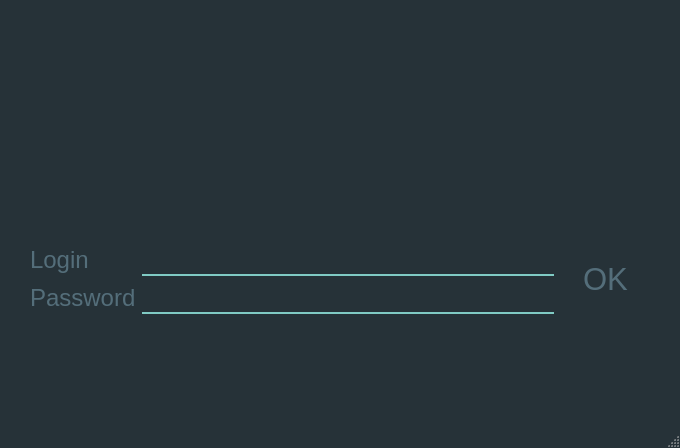
<?xml version="1.0" encoding="UTF-8"?>
<ui version="4.0">
 <class>MainWindow</class>
 <widget class="QMainWindow" name="MainWindow">
  <property name="geometry">
   <rect>
    <x>0</x>
    <y>0</y>
    <width>680</width>
    <height>448</height>
   </rect>
  </property>
  <property name="sizePolicy">
   <sizepolicy hsizetype="Fixed" vsizetype="Fixed">
    <horstretch>0</horstretch>
    <verstretch>0</verstretch>
   </sizepolicy>
  </property>
  <property name="font">
   <font>
    <family>Roboto</family>
    <pointsize>18</pointsize>
   </font>
  </property>
  <property name="windowTitle">
   <string>MainWindow</string>
  </property>
  <property name="windowIcon">
   <iconset resource="../../resources/images.qrc">
    <normaloff>:/images/icon.png</normaloff>:/images/icon.png</iconset>
  </property>
  <property name="autoFillBackground">
   <bool>false</bool>
  </property>
  <property name="styleSheet">
   <string notr="true">QWidget:window {					/* Borders around the code editor and debug window */
	border: 0px solid #263238;
	background-color: #263238;
}

QToolTip {
	background-color: #80CBC4;
	color: black;
    padding: 5px;
    border-radius: 0;
    opacity: 200;
}

/* ==================== Dialog ==================== */
QLabel {
	background: transparent;
	color: #CFD8DC;				/* Not sure about this one */
}

QDialog, QListView {
	background-color: #263238;
	color: #546E7A;
	outline: 0;
	border: 2px solid transparent;
}

QListView::item:hover {
	color: #AFBDC4;
	background: transparent;
}


QListView::item:selected {
	color: #ffffff;
	background: transparent;
}

/* === QTabBar === */
QTabBar {
	background: #263238;
}

QTabWidget::pane {
	background: transparent;	/* Only at the very bottom of the tabs */
}

QTabBar::tab {
	background: transparent;
	border: 0px solid transparent;
	border-bottom: 2px solid transparent;
	color: #546E7A;
	padding-left: 10px;
	padding-right: 10px;
	padding-top: 3px;
	padding-bottom: 3px;
}

QTabBar::tab:hover {
	background-color: transparent;
	border: 0px solid transparent;
	border-bottom: 2px solid #80CBC4;
	color: #AFBDC4;
}

QTabBar::tab:selected {
	background-color: transparent;
	border: 0px solid transparent;
	border-top: none;
	border-bottom: 2px solid #80CBC4;
	color: #FFFFFF;
}

QStackedWidget {
	background: #263238;	/* This covers a bunch of things, I was thinking about making it transparent, */
							/* but I would have to find all the other elements... but QTabWidget::pane may be it */
}


/* === QGroupBox === */
QGroupBox {
    border: 1px solid transparent;
    margin-top: 1em;
}

QGroupBox::title {
	color: #80CBC4;
    subcontrol-origin: margin;
    left: 6px;
    padding: 0 3px 0 3px;
}

QComboBox {
	color: #546E7A;
	background-color: transparent;
	selection-background-color: transparent;
	outline: 0;
}

QComboBox QAbstractItemView
{    
    selection-background-color: transparent;
	outline: 0;
}

/* === QCheckBox === */
QCheckBox, QRadioButton {
	color: #AFBDC4;
}

QCheckBox::indicator::unchecked  {
	background-color: #263238;
	border: 1px solid #536D79;
}

QRadioButton::indicator::unchecked {
	background-color: #263238;
	border: 1px solid #536D79;
	border-radius: 4px;
}

QCheckBox::indicator::checked, QTreeView::indicator::checked {
	background-color: qradialgradient(cx:0.5, cy:0.5, fx:0.25, fy:0.15, radius:0.3, stop:0 #80CBC4, stop:1 #263238);
	border: 1px solid #536D79;
}

QRadioButton::indicator::checked {
	background-color: qradialgradient(cx:0.5, cy:0.5, fx:0.25, fy:0.15, radius:0.3, stop:0 #80CBC4, stop:1 #263238);
	border: 1px solid #536D79;
	border-radius: 4px;
}

QCheckBox::indicator:disabled, QRadioButton::indicator:disabled, QTreeView::indicator:disabled {
	background-color: #444444;			/* Not sure what this looks like */
}

QCheckBox::indicator::checked:disabled, QRadioButton::indicator::checked:disabled, QTreeView::indicator::checked:disabled {  
	background-color: qradialgradient(cx:0.5, cy:0.5, fx:0.25, fy:0.15, radius:0.3, stop:0 #BBBBBB, stop:1 #444444); /* Not sure what this looks like */
}

QTreeView {
	background-color: transparent;
	color: #546E7A;
	outline: 0;
	border: 0;
}

QTreeView::item:hover {
	background-color: transparent;
	color: #AFBDC4;
}

QTreeView::item:selected {
	background-color: transparent;
	color: #FFFFFF;
}

QTreeView QHeaderView:section {
	background-color: #263238;
	color: #CFD8DC;
	border: 0;
}

QTreeView::indicator:checked {
	background-color: qradialgradient(cx:0.5, cy:0.5, fx:0.25, fy:0.15, radius:0.3, stop:0 #80CBC4, stop:1 #263238);
	border: 1px solid #536D79;
	selection-background-color: transparent;
}

QTreeView::indicator:unchecked {			/* This and the one above style the checkbox in the Options -&gt; Keyboard */
	background-color: #263238;				/* This is still a hover over in blue I can't get rid of */
	border: 1px solid #536D79;
	selection-background-color: transparent;
}

/*QTreeView QScrollBar {
	background-color: #263238
}*/

QTreeView::branch {
	/* Skip - applies to everything */
}

QTreeView::branch:has-siblings:adjoins-item {
	/* Skip - files */
}

QTreeView::branch:has-siblings:!adjoins-item {
	/* Skip - applies to almost all on the left side */
}

QTreeView::branch:closed:has-children:has-siblings {
	background: url('./images/rightarrowgray.png') center center no-repeat;
}

QTreeView::branch:has-children:!has-siblings:closed {
	background: url('./images/rightarrowgray.png') center center no-repeat;
}

QTreeView::branch:!has-children:!has-siblings:adjoins-item {
	/* Skip - files */
}

QTreeView::branch:open:has-children:has-siblings {
	background: url('./images/downarrowgray.png') center center no-repeat;
}

QTreeView::branch:open:has-children:!has-siblings {
	background: url('./images/downarrowgray.png') center center no-repeat;
}

/* === QScrollBar:horizontal === */
QScrollBar:horizontal {
	background: #263238;				/* Background where slider is not */
	height: 10px;
	margin: 0;
}

QScrollBar:vertical {
	background: #263238;				/* Background where slider is not */
	width: 10px;
	margin: 0;
}

QScrollBar::handle:horizontal {
    background: #37474F;					/* Slider color */
    min-width: 16px;
	border-radius: 5px;
}

QScrollBar::handle:vertical {
    background: #37474F;					/* Slider color */
    min-height: 16px;
	border-radius: 5px;
}

QScrollBar::add-page:horizontal, QScrollBar::sub-page:horizontal,
QScrollBar::add-page:vertical, QScrollBar::sub-page:vertical {
	background: none;												/* Removes the dotted background */
}

QScrollBar::add-line:horizontal, QScrollBar::sub-line:horizontal,
QScrollBar::add-line:vertical, QScrollBar::sub-line:vertical {	/* Hides the slider arrows */
      border: none;
      background: none;
}

QPushButton {
	background-color: transparent;
	color: #546E7A;
	border: 1px solid transparent;
	padding: 4px 22px;
}

QPushButton:hover {
	color: #AFBDC4;
}

QPushButton:pressed {
	color: #FFFFFF;
}

QLineEdit {
	background: transparent;
	border: 1px solid transparent;
	border-top: none;
	border-bottom: 2px solid #80CBC4;
	color: #546E7A;
}

QSpinBox {
	background: transparent;
	border: 1px solid transparent;
	color: #546E7A;
}

/*****************************************************************************
Main Screen
*****************************************************************************/
QTreeView {
	background-color: #263238;
}

QMenu {
	background-color: #263238;		/* File Menu Background color */
	color: #546E7A;
}

QMenu::item:selected {
	color: #AFBDC4;
}

QMenu::item:pressed {
	color: #FFFFFF;
}

QMenu::separator {
	height: 1px;
	background: transparent;			/* Could change this to #546E7A and reduce the margin top and bottom to 1px */
	margin-left: 10px;
	margin-right: 10px;
	margin-top: 5px;
	margin-bottom: 5px;
}

/* === QMenuBar === */
QMenuBar {
	background-color: #263238;
	color: #546E7A;
}

QMenuBar::item {
	background: transparent;
}

QMenuBar::item:disabled {
	color: gray;
}

QMenuBar::item:selected {
	color: #AFBDC4;
}

QMenuBar::item:pressed {
	color: #FFFFFF;
}

QToolBar {
	background: #263238;
	border: 1px solid transparent;
}

QToolBar:handle {
	background: transparent;
	border-left: 2px dotted #80CBC4;	/* Fix the 4 handle dots so it doesn't look crappy */
	color: transparent;
}

QToolBar::separator {
	border: 0;
}

/* === QToolButton === */
QToolButton:hover, QToolButton:pressed {
	background-color: transparent;
}

QToolButton::menu-button {
	background: url('./images/downarrowgray.png') center center no-repeat;
	background-color: #263238;												/* This needs to be set to ensure the other brown arrows don't show */
}

QToolButton::menu-button:hover, QToolButton::menu-button:pressed {
	background-color: #263238;
}

QStatusBar {
	background-color: #263238;
}

QLabel {
	color: #546E7A;		/* Text at the bottom right corner of the screen */
}

QToolButton {	/* I don't like how the items depress */
	color: #546E7A;
}

QToolButton:hover, QToolButton:pressed, QToolButton:checked {
	background-color: #263238;
}

QToolButton:hover {
	color: #AFBDC4;

}

QToolButton:checked, QToolButton:pressed {
	color: #FFFFFF;
}


QToolButton {
	border: 1px solid transparent;
	margin: 1px;
}

QToolButton:hover {
	background-color: transparent;				/* I don't like how the down arrows in the top menu bar move down when clicked */
	border: 1px solid transparent;
}

QToolButton[popupMode=&quot;1&quot;] { /* only for MenuButtonPopup */
	padding-right: 20px; /* make way for the popup button */
}

QToolButton::menu-button {
	border-left: 1px solid transparent;
	background: transparent;
    width: 16px;
}

QToolButton::menu-button:hover {
	border-left: 1px solid transparent;
	background: transparent;
    width: 16px;
}

QStatusBar::item {
	color: #546E7A;
	background-color: #263238;
}

QAbstractScrollArea  {	/* Borders around the code editor and debug window */
	border: 0;
}

/*****************************************************************************
Play around with these settings
*****************************************************************************/

/* Force the dialog's buttons to follow the Windows guidelines. */
QDialogButtonBox {
    button-layout: 0;
}

QTabWidget::tab-bar {
	left: 0px; /* Test this out on OS X, it will affect the tabs in the Options Dialog, on OS X they are centered */
}</string>
  </property>
  <property name="tabShape">
   <enum>QTabWidget::Triangular</enum>
  </property>
  <widget class="QWidget" name="centralwidget">
   <widget class="QWidget" name="gridLayoutWidget">
    <property name="geometry">
     <rect>
      <x>30</x>
      <y>30</y>
      <width>621</width>
      <height>381</height>
     </rect>
    </property>
    <layout class="QGridLayout" name="gridLayout">
     <item row="0" column="0">
      <layout class="QVBoxLayout" name="verticalLayout">
       <item>
        <spacer name="verticalSpacer">
         <property name="orientation">
          <enum>Qt::Vertical</enum>
         </property>
         <property name="sizeHint" stdset="0">
          <size>
           <width>20</width>
           <height>40</height>
          </size>
         </property>
        </spacer>
       </item>
       <item>
        <widget class="QLabel" name="label_4">
         <property name="layoutDirection">
          <enum>Qt::LeftToRight</enum>
         </property>
         <property name="text">
          <string>&lt;html&gt;&lt;head/&gt;&lt;body&gt;&lt;p&gt;&lt;img src=&quot;:/images/icon.png&quot;/&gt;&lt;/p&gt;&lt;/body&gt;&lt;/html&gt;</string>
         </property>
         <property name="alignment">
          <set>Qt::AlignCenter</set>
         </property>
        </widget>
       </item>
       <item>
        <spacer name="verticalSpacer_3">
         <property name="orientation">
          <enum>Qt::Vertical</enum>
         </property>
         <property name="sizeHint" stdset="0">
          <size>
           <width>20</width>
           <height>40</height>
          </size>
         </property>
        </spacer>
       </item>
       <item>
        <layout class="QHBoxLayout" name="horizontalLayout">
         <item>
          <layout class="QVBoxLayout" name="verticalLayout_3">
           <item>
            <widget class="QLabel" name="label_2">
             <property name="font">
              <font>
               <pointsize>18</pointsize>
              </font>
             </property>
             <property name="text">
              <string>Login</string>
             </property>
            </widget>
           </item>
           <item>
            <widget class="QLabel" name="label_3">
             <property name="font">
              <font>
               <pointsize>18</pointsize>
              </font>
             </property>
             <property name="text">
              <string>Password</string>
             </property>
            </widget>
           </item>
          </layout>
         </item>
         <item>
          <layout class="QVBoxLayout" name="verticalLayout_2">
           <item>
            <widget class="QLineEdit" name="lineEdit">
             <property name="font">
              <font>
               <pointsize>18</pointsize>
              </font>
             </property>
            </widget>
           </item>
           <item>
            <widget class="QLineEdit" name="lineEdit_2">
             <property name="font">
              <font>
               <pointsize>18</pointsize>
              </font>
             </property>
             <property name="echoMode">
              <enum>QLineEdit::Password</enum>
             </property>
            </widget>
           </item>
          </layout>
         </item>
         <item>
          <widget class="QPushButton" name="pushButton">
           <property name="font">
            <font>
             <pointsize>23</pointsize>
            </font>
           </property>
           <property name="text">
            <string>OK</string>
           </property>
          </widget>
         </item>
        </layout>
       </item>
       <item>
        <spacer name="verticalSpacer_2">
         <property name="orientation">
          <enum>Qt::Vertical</enum>
         </property>
         <property name="sizeHint" stdset="0">
          <size>
           <width>20</width>
           <height>40</height>
          </size>
         </property>
        </spacer>
       </item>
      </layout>
     </item>
    </layout>
   </widget>
  </widget>
  <widget class="QStatusBar" name="statusbar"/>
 </widget>
 <resources>
  <include location="../../resources/images.qrc"/>
 </resources>
 <connections/>
</ui>
